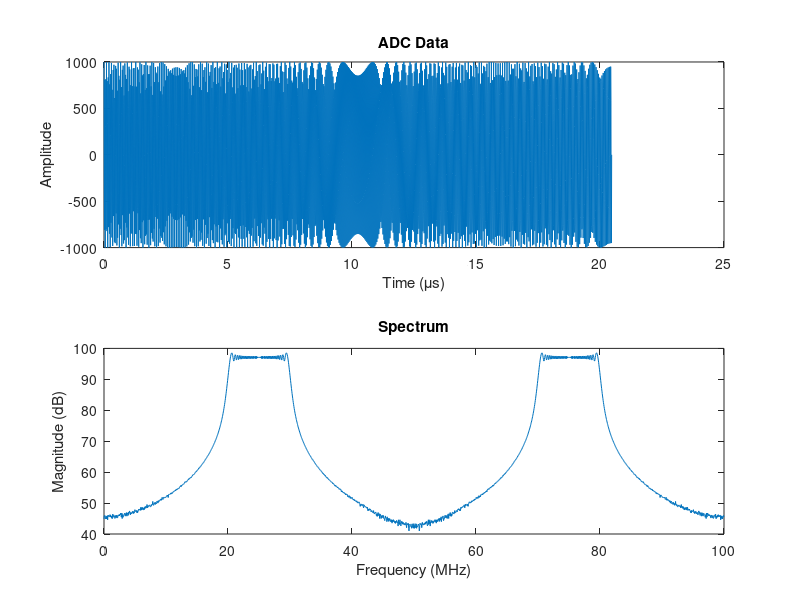

Source code (MATLAB):
% hilbert transform demo
Fs=100e6;
dt=1/Fs;
N=2048;
t=dt.*(0:N-1);
A=1000;

% create a chirp signal from 70-80MHz
% this is in the 2nd Nyquist Zone
f1=70e6;
f2=80e6;
x=round(A*chirp(t,f1,t(end),f2,'linear'));

% plot results
figure(1);

% Time Domain Plot
subplot(2,1,1);
plot(t*1e6, x); % Multiplied by 1e6 to show microseconds
title('ADC Data');
xlabel('Time (\mus)');
ylabel('Amplitude');

% Frequency Domain Plot
subplot(2,1,2);
X=20*log10(abs(fft(x)));
f=linspace(0,Fs/1e6,length(x));
plot(f,X);
title('Spectrum');
xlabel('Frequency (MHz)');
ylabel('Magnitude (dB)');
